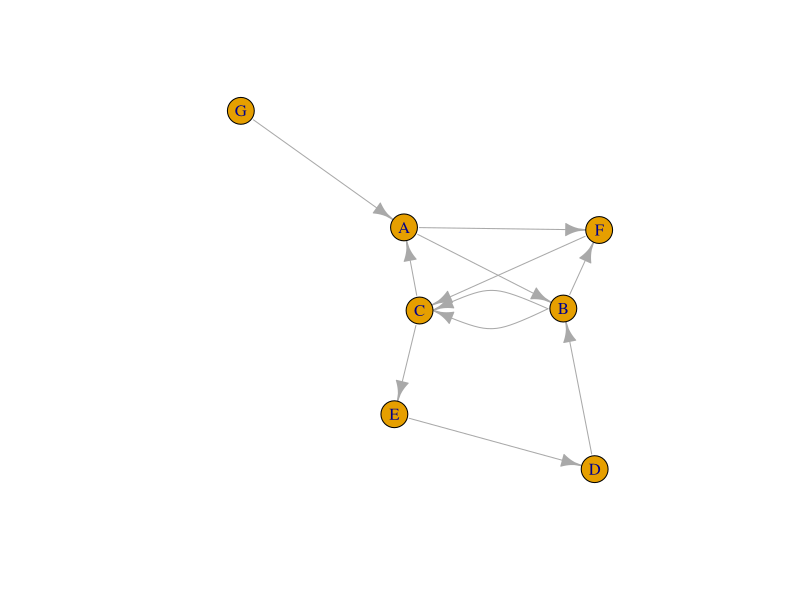
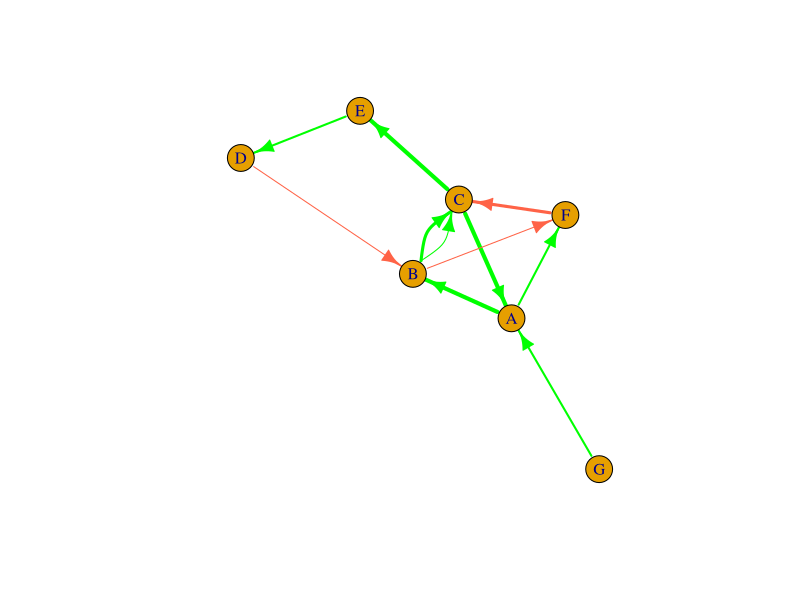
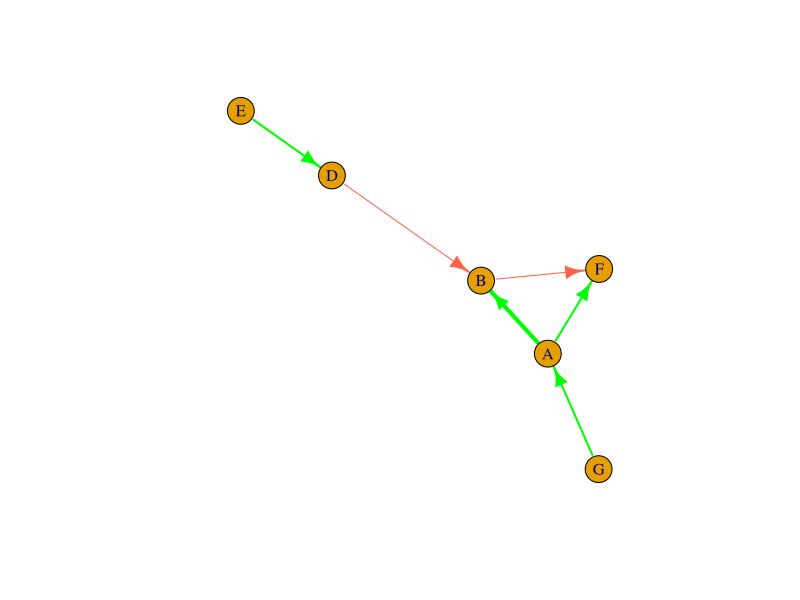
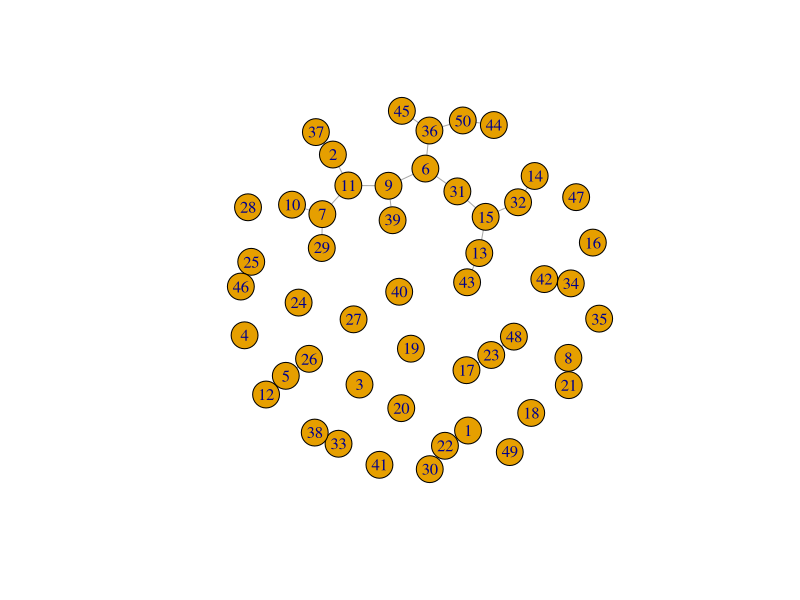
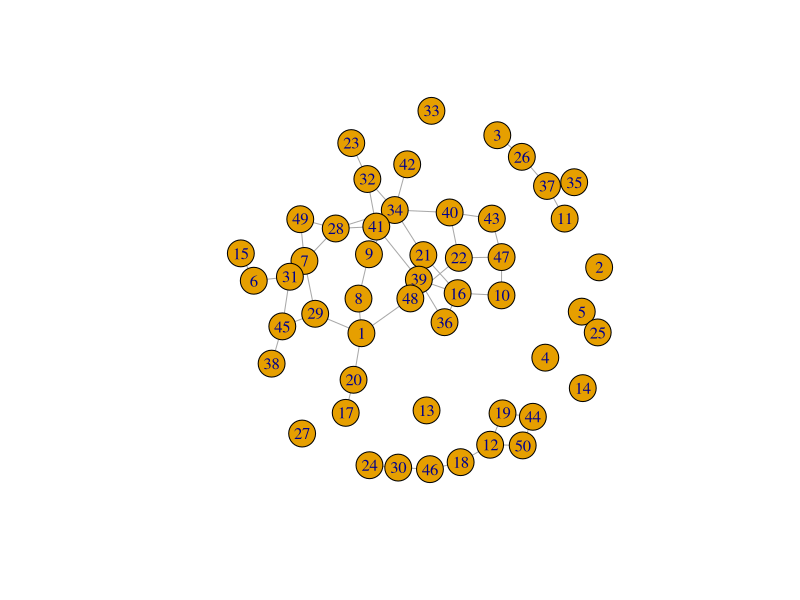
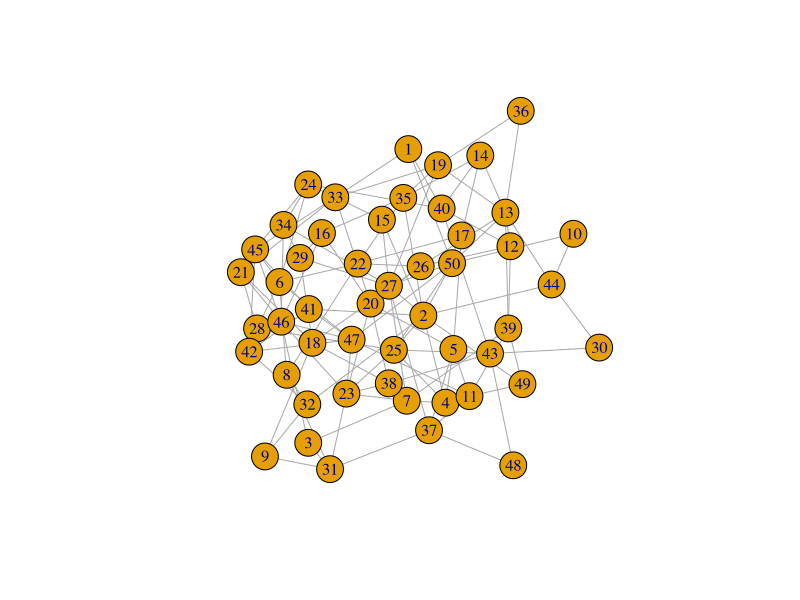
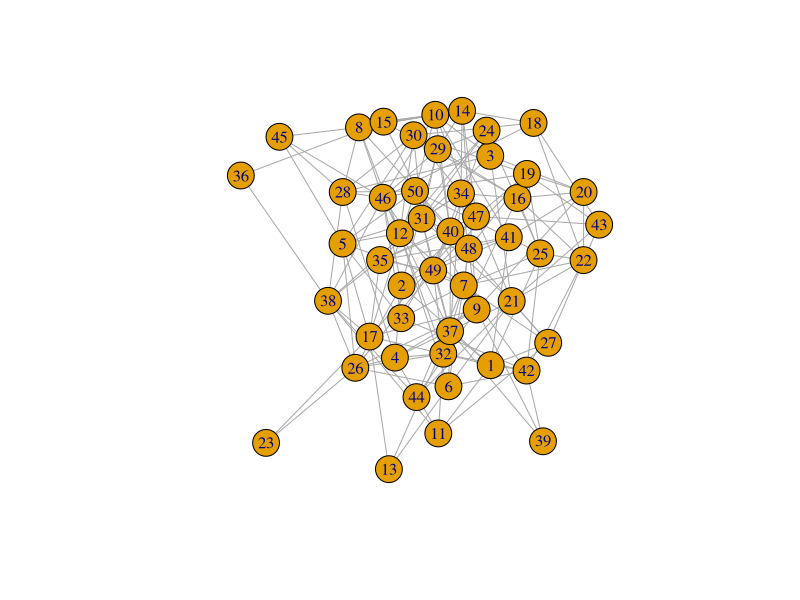
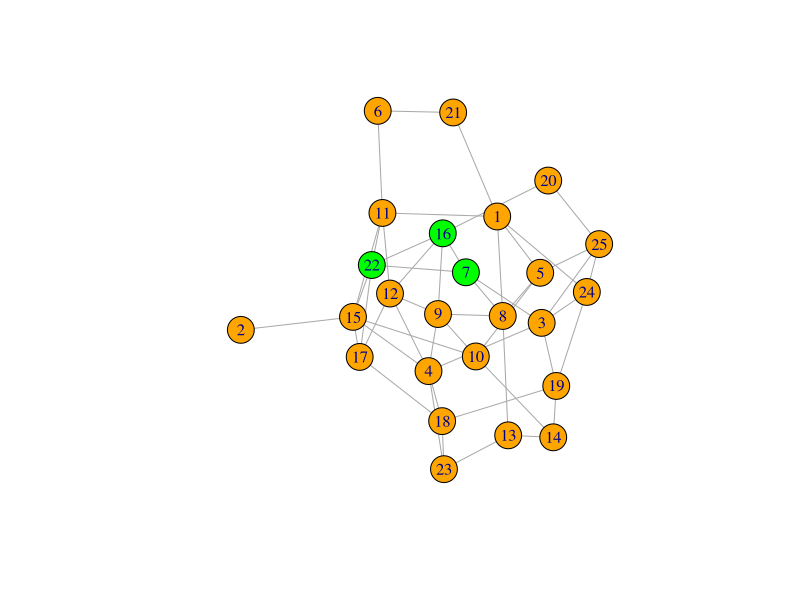

Reproduce these figures in R, in order.
## ---- chunk 1
knitr::opts_chunk$set(echo = TRUE)
library(igraph)
## ---- chunk 2
edges = read.csv('./edges.csv') # If this doesn't work, then change the directory to wherever you saved the edges file
# It might be something like '/home/jeremy/Desktop/edges.csv'
node_atts = read.csv('./node_atts.csv')
G = graph_from_data_frame(edges, vertices=node_atts)
plot(G)

## ---- chunk 3
# The igraph object stores the attributes in edge and vertex objects. You can access the nodes with V() and the edges with E()
V(G)[[]]
vertex.attributes(G)
E(G)[[]]
edge.attributes(G)
## ---- chunk 4
# Change color based on type
E(G)[E(G)$type == 'Friendship']$color = 'green'
E(G)[E(G)$type == 'Enemy']$color = 'tomato'

# Change width based on weight
E(G)$width = E(G)$weight


plot(G)
## ---- chunk 5
temp_graph = delete_vertices(G, V(G)[V(G)$age > 21])

plot(temp_graph)
## ---- chunk 6
# Don't worry about understanding this code - it's basically just plotting 
# different densities of random graphs
for(p in c(.03, .05, .1, .15)){
  G = random.graph.game(50, p)
  plot(G)
}
## ---- chunk 7
# Make a random graph
G = watts.strogatz.game(2,5, 1,.3)

# Find the largest clique(s)
largest_cliques <- largest.cliques(G)

# Change the color of the first largest clique
V(G)$color = 'orange'
V(G)[largest_cliques[[1]]]$color = 'green'

plot(G)

## ---- chunk 8

graph_coreness = coreness(G)
colors = rainbow(max(graph_coreness))
plot(G, vertex.color = colors[graph_coreness])

## ---- chunk 9
# Community detection (by optimizing modularity over partitions):
clp <- fastgreedy.community(G)

# Community detection returns an object of class "communities" 
# which igraph knows how to plot: 
plot(clp, G)
 
# We can also plot the communities without relying on their built-in plot:
V(G)$community <- clp$membership
colrs <- adjustcolor( c("gray50", "tomato", "gold", "yellowgreen"), alpha=.6)
plot(G, vertex.color=colrs[V(G)$community])
## ---- chunk 10
clp <- cluster_walktrap(G)

plot(clp, G)
